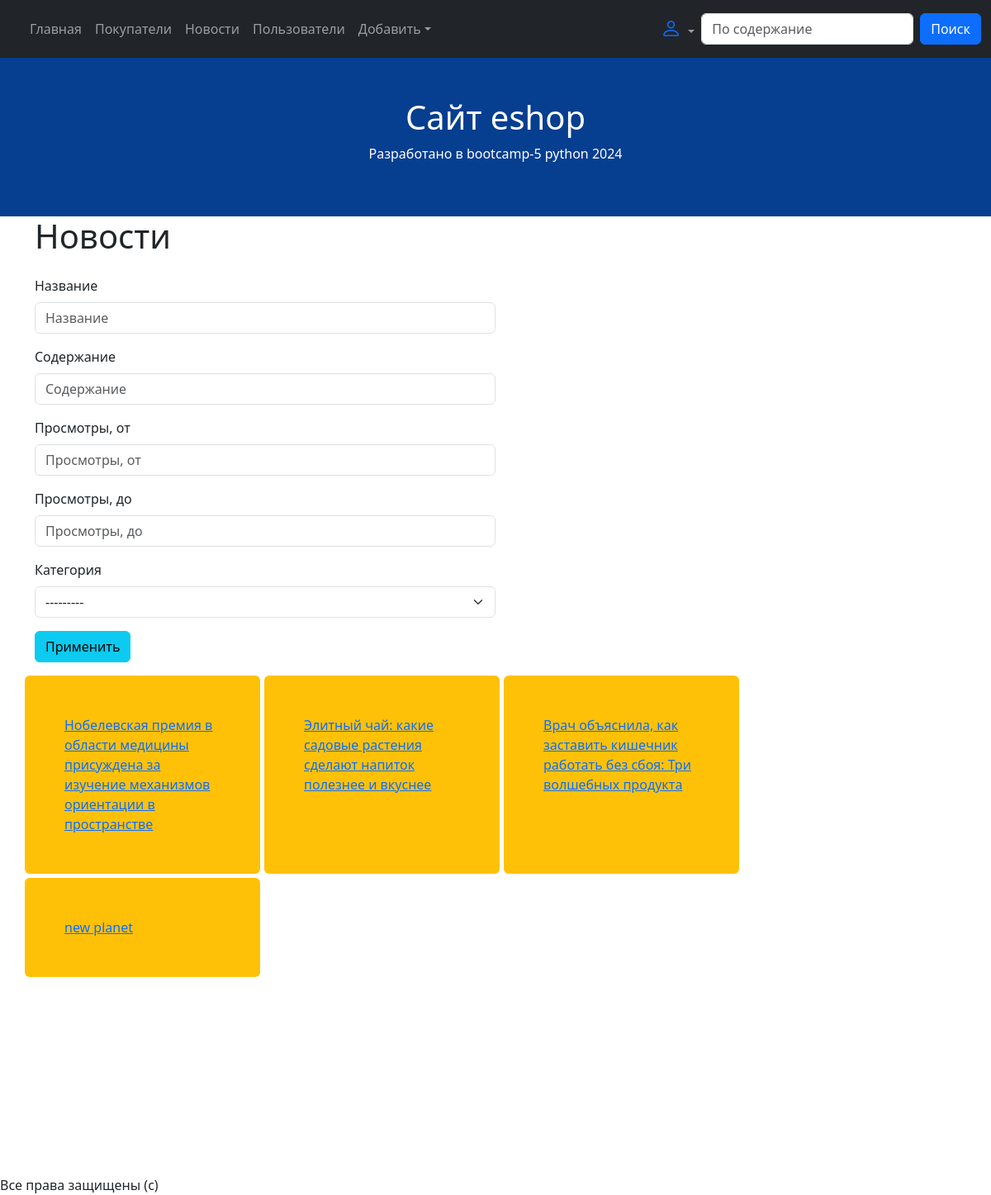
Page /news/ on the committed database.
### news/models.py (models this page shows, shortened)
class New(models.Model):
    title = models.CharField(max_length=1000)
    article = models.TextField()
    views = models.IntegerField(default=0)
    user_views = models.ManyToManyField(
        to=User,
        blank=True,
    )
    category = models.ForeignKey(
        to=NewsCategory,
        on_delete=models.SET_NULL,
        null=True, blank=True,
        verbose_name="Категория",
    )

### news/views.py (the view)
# urls.py: path('news/', news_view),
def news_view(request):
    news_list = New.objects.all()
    filter_object = NewFilter(
        data=request.GET,
        queryset=news_list
    )
    context = {"filter_object": filter_object}
    return render(request, 'news.html', context)

### news/models.py (called while the page is built)
    def __str__(self):
        return self.name

### news/templates/news.html
{% extends 'base.html' %}
{% load django_bootstrap5 %}
{% block content %}
<h1>Новости</h1>
<p class="row">
    <form class="col-lg-6" method="get">
        {% bootstrap_form filter_object.form %}
        <button class="btn btn-info">Применить</button>
    </form>
</p>
<div class="row news-list">
    {% for obj in  filter_object.qs %}
        <div class="p-5 bg-warning rounded col-lg-3 col-md-5 col-sm-12">
            <a href="/new/{{ obj.id }}/">{{ obj.title }}</a>
        </div>
    {% endfor %}
</div>
{% endblock %}

### core/static/style.css (style rules this page uses)
.news-list { gap: 5px; }

### rows in the picture
New: title "Нобелевская премия в области медицины присуждена за изучение механизмов ориентации в пространстве"
New: title "Элитный чай: какие садовые растения сделают напиток полезнее и вкуснее"
New: title "Врач объяснила, как заставить кишечник работать без сбоя: Три волшебных продукта"
New: title "new planet"
